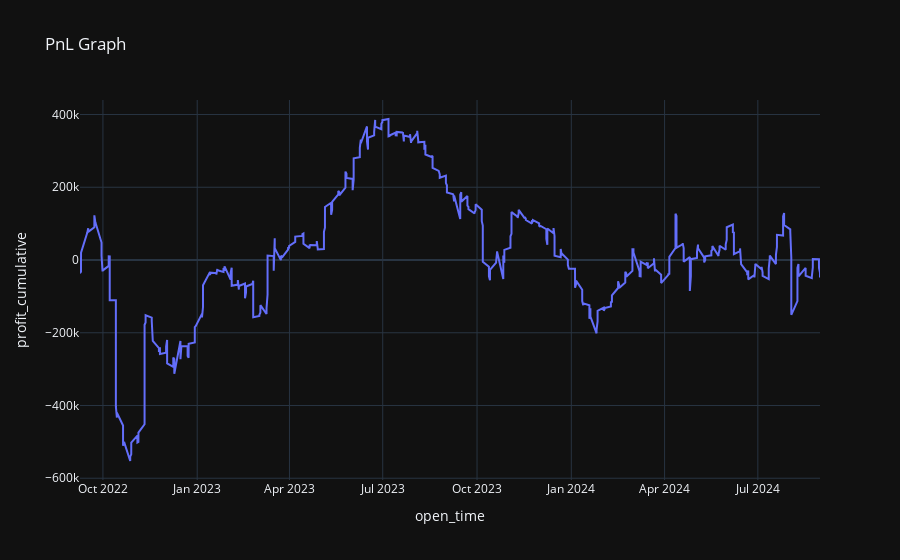

Notebook cell for this chart:
### Code cell
pnl_chart = bt.plot_pnl()
pnl_chart

### Figure 1 — Plotly figure (JSON) as saved in the notebook; plotly's stock layout.template omitted (floating-point values rounded to 4 significant figures; data arrays with more than 128 entries replaced by an {"elided": "..."} marker saying what was removed)
{"data": [{"hovertemplate": "open_time=%{x}<br>profit_cumulative=%{y}<extra></extra>", "legendgroup": "", "line": {"color": "#636efa", "dash": "solid"}, "marker": {"symbol": "circle"}, "mode": "lines", "name": "", "orientation": "v", "showlegend": false, "x": {"elided": "410 str values"}, "xaxis": "x", "y": {"elided": "410 float values"}, "yaxis": "y", "type": "scatter"}], "layout": {"xaxis": {"anchor": "y", "domain": [0.0, 1.0], "title": {"text": "open_time"}}, "yaxis": {"anchor": "x", "domain": [0.0, 1.0], "title": {"text": "profit_cumulative"}}, "legend": {"tracegroupgap": 0}, "title": {"text": "PnL Graph"}}}
